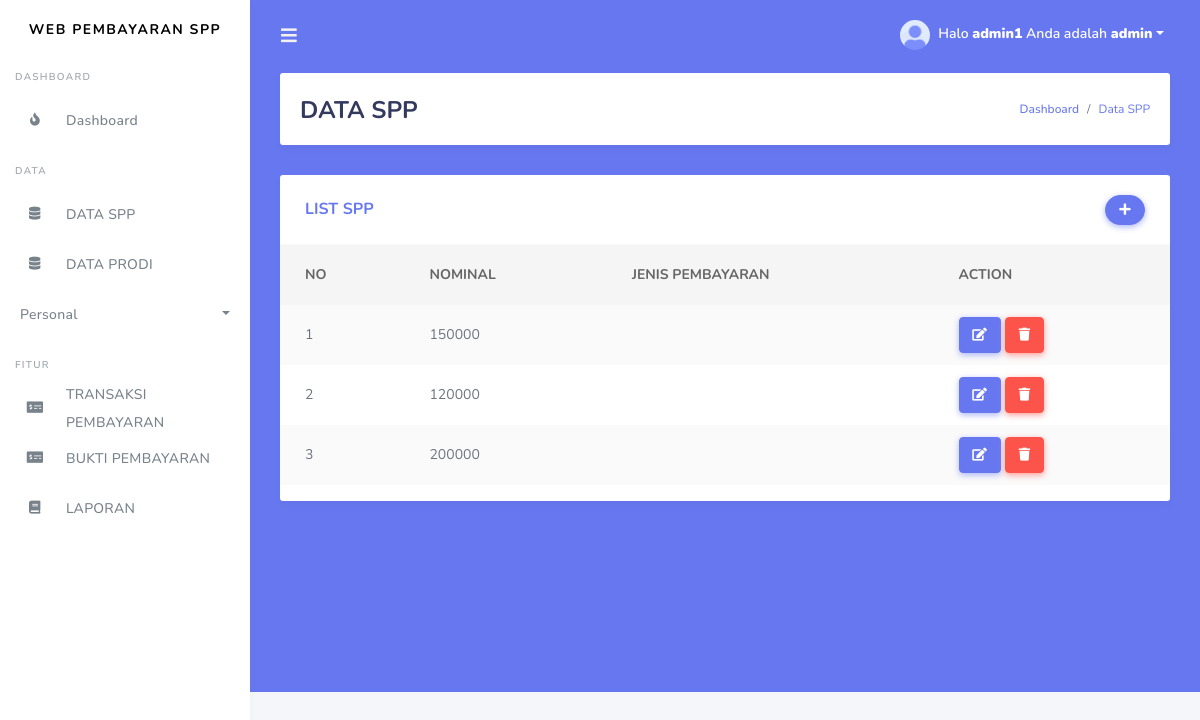
The app's page /admincianjur/spp.php (signed in) with its own data.
### tables this page shows
CREATE TABLE `spp` (
  `id_spp` int(11) NOT NULL,
  `nominal` int(11) NOT NULL,
  `data` varchar(50) NOT NULL
);

### admincianjur/spp.php (the view, shortened to what this page needs)
<!DOCTYPE html>
<html>
  <head>
  </head>
<body>
	<?php
  include ('tampilan/header.php');
  include ('tampilan/sidebar_admin.php');
?>
      <div class="main-content bg-primary">
        <section class="section">
          <div class="section-header">
            <h1>DATA SPP</h1>
            <div class="section-header-breadcrumb">
              <div class="breadcrumb-item active"><a href="dashboard.php">Dashboard</a></div>
              <div class="breadcrumb-item text-primary">Data SPP</div>
            </div>
          </div>
            <div class="row">
              <div class="col-12">
                <div class="card">
                  <div class="card-header">
                    <h4>LIST SPP</h4>
                    <div class="card-header-form">
                      <form>
                          <div class="input-group-btn">
                            <a href="tambah_spp.php" class="btn btn-primary"><i class="fas fa-plus"></i></a>
                        </div>
                      </form>
                    </div>
                  </div>
                  <div class="card-body p-0">
                    <div class="table-responsive">
                      <table class="table table-striped">
                       <thead>
                          <tr>
                          <th>NO</th>
                          <th>NOMINAL</th>
                          <th>JENIS PEMBAYARAN</th>
                          <th>ACTION</th>
                        </tr>
                        </thead>
                         <tbody>
                           <?php
                              $query = "SELECT * FROM spp ORDER BY id_spp ASC";
                              $result = mysqli_query($koneksi, $query);
                              $no = 1;
                              while($row = mysqli_fetch_assoc($result))
                              {
                              ?>
                        <tr>
                          <td><?php echo $no; ?></td>
                          <td><?php echo substr($row['nominal'], 0, 20); ?></td>
                          <td><?php echo $row['jenis_bayar']; ?></td>
                          <td>
                          <a href="edit_spp.php?id=<?php echo $row['id_spp']; ?>"class="btn btn-primary"><i class="fas fa-edit"></i></a>
                          <a href="proses_hapusspp.php?id=<?php echo $row['id_spp']; ?>" class="btn btn-danger" onClick="return confirm('Anda yakin akan menghapus data ini?')"><i class="fas fa-trash"></i></a>
                          </td>
                        </tr>
                         <?php
                           $no++;
                           }
                         ?>
                         </tbody>
                      </table>
                    </div>
                  </div>
                </div>
              </div>
            </div>
        </section>
      </div>
    </div>
  </div>
</body>
</html>

### records on screen
spp: nominal "150000"
spp: nominal "120000"
spp: nominal "200000"

### other values on screen
$_SESSION['username'] "admin1"
$_SESSION['level'] "admin"
